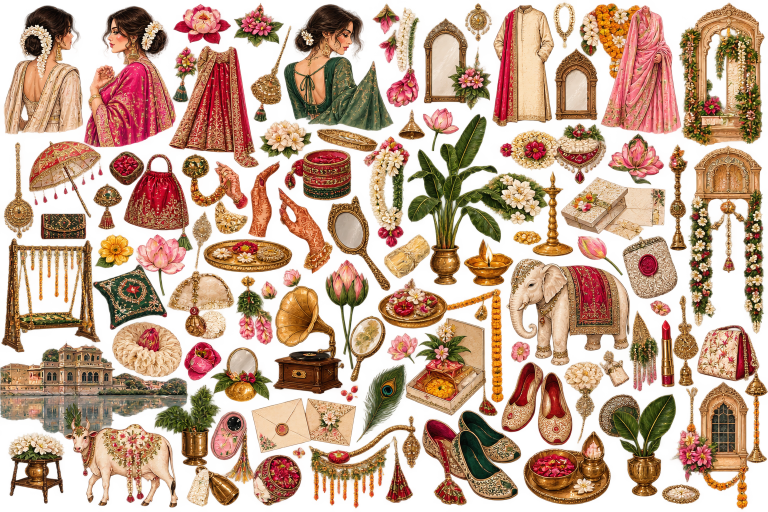
#> input picture kaphor-frontend/assets/elements/indian.png, 1536 x 1024 px, found by its file name (shown at 1/2 size)
$ python extract_exact_indian.py
#> lines starting #> are read from the running program, lines starting #| are printed output that depends on the picture
import os
from PIL import Image

im = Image.open(r"c:\Users\Insiyah\Kaphor\kaphor-frontend\assets\elements\indian.png").convert('RGBA')
#> im is the input picture: PIL image 1536x1024 RGBA; mean R, G, B, A 156.1, 106.6, 70.8, 152.1
out_dir = r"c:\Users\Insiyah\Kaphor\kaphor-frontend\assets\editorial\indian"
os.makedirs(out_dir, exist_ok=True)

def extract_element(box, name):
    cropped = im.crop(box)
    bbox = cropped.getbbox()
    if bbox:
        trimmed = cropped.crop(bbox)
        tw, th = trimmed.size
        padded = Image.new('RGBA', (tw + 6, th + 6), (0, 0, 0, 0))
        padded.paste(trimmed, (3, 3))
        dest = os.path.join(out_dir, f"{name}.png")
        padded.save(dest)
        print(f"Extracted {name}.png -> size {padded.size}")
        return dest
    else:
        print(f"EMPTY: {name} in {box}")
        return None

CROPS = {
    # Muses & Couture
    "muse_ivory_gajra": (0, 0, 175, 275),
    "muse_pink_banarasi": (165, 0, 360, 295),
    "royal_crimson_lehenga": (330, 80, 520, 335),
    "muse_emerald_sabyasachi": (550, 0, 785, 260),
    "groom_royal_sherwani": (980, 0, 1115, 265),
    "muse_pink_saree_full": (1180, 0, 1340, 275),

    # Royal Architecture & Palaces
    "jharokha_window_garlands": (1345, 0, 1536, 285),
    "grand_sandstone_arch": (1345, 275, 1536, 680),
    "ornate_jharokha_flowers": (1340, 700, 1536, 1010),
    "udaipur_lake_palace": (0, 650, 370, 845),
    "carved_wooden_jhula": (0, 455, 190, 680),

    # Regal Accessories & Motifs
    "royal_crimson_potli": (240, 285, 395, 450),
    "royal_zari_umbrella": (50, 265, 205, 430),
    "royal_white_elephant": (1000, 490, 1260, 700),
    "pichwai_sacred_cow": (115, 780, 375, 995),
    "banana_palm_kalash": (800, 210, 1010, 550),
    "brass_glowing_diya": (920, 450, 1025, 545),
    "royal_embroidered_mojaris": (840, 680, 1040, 860),
    "emerald_zari_cushion": (180, 500, 340, 640),
    "lotus_pink_flower": (340, 5, 465, 90),
    "royal_mirror_flowers": (840, 35, 980, 220),
    "royal_letter_envelope": (500, 760, 710, 890),
}

for name, box in CROPS.items():
    extract_element(box, name)
#> this loop made 22 passes
#> bbox in extract_element on passes 1 to 12: (0, 0, 175, 275), (0, 0, 195, 295), (0, 0, 190, 255), (0, 0, 235, 260), (0, 0, 135, 265), (0, 0, 160, 275), (0, 0, 191, 285), (0, 0, 191, 405), (0, 0, 196, 310), (0, 0, 370, 195), (0, 0, 190, 225), (0, 0, 155, 165)
#> pass 1, in extract_element, `cropped = im.crop(box)`:
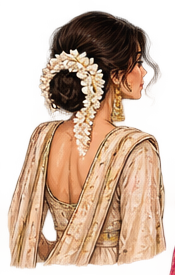
#> cropped: PIL image 175x275 RGBA; mean R, G, B, A 160.2, 122.2, 94.5, 151.4; transparent parts drawn white
#> pass 1, in extract_element, `padded.save(dest)`:
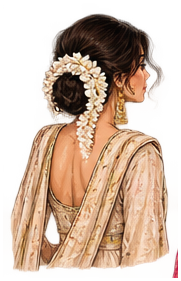
#> saved as muse_ivory_gajra.png: PIL image 181x281 RGBA; mean R, G, B, A 151.6, 115.7, 89.4, 143.2; transparent parts drawn white
#> pass 2, in extract_element (call 2), `cropped = im.crop(box)`:
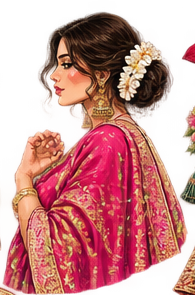
#> cropped: PIL image 195x295 RGBA; mean R, G, B, A 160.2, 81.2, 74.3, 153; transparent parts drawn white

print("All exact Indian elements extracted!")

$ run again, with kaphor-frontend/assets/elements/76d5efc9-6b18-4169-a3f9-816158f076ae.png copied over kaphor-frontend/assets/elements/indian.png
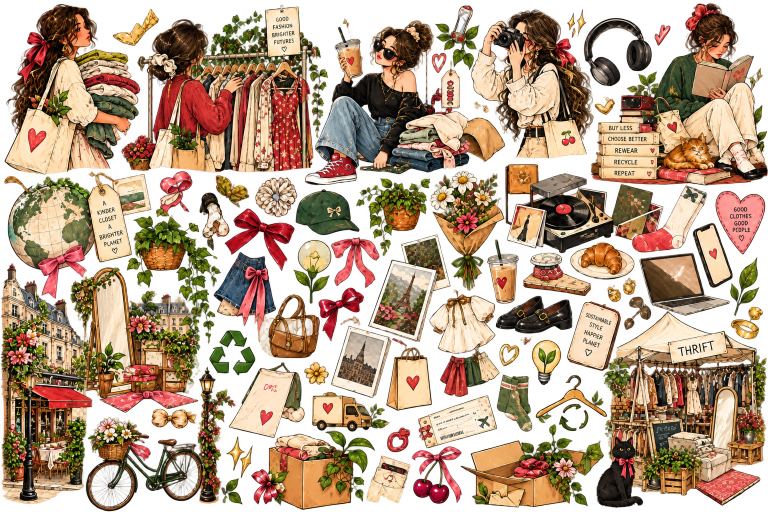
#> input picture kaphor-frontend/assets/elements/76d5efc9-6b18-4169-a3f9-816158f076ae.png, 1536 x 1024 px, found by its file name (shown at 1/2 size)
#> im is the input picture: PIL image 1536x1024 RGBA; mean R, G, B, A 142.9, 108.5, 76.2, 167.2
#> the loop `for name, box in CROPS.items():` made 22 passes
#> bbox in extract_element on passes 1 to 8: (0, 0, 175, 275), (0, 12, 195, 295), (0, 0, 190, 255), (0, 0, 235, 260), (0, 16, 135, 265), (0, 33, 160, 275), (0, 0, 191, 285), (0, 0, 191, 405)
#> pass 1, in extract_element, `cropped = im.crop(box)`:
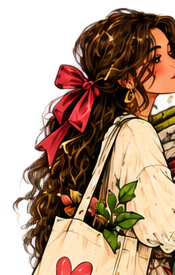
#> cropped: PIL image 175x275 RGBA; mean R, G, B, A 128.2, 82.3, 57.8, 171.9; transparent parts drawn white
#> pass 2, in extract_element (call 2), `cropped = im.crop(box)`:
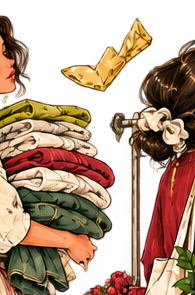
#> cropped: PIL image 195x295 RGBA; mean R, G, B, A 141.5, 100.1, 64.4, 156.8; transparent parts drawn white

$ run again, with kaphor-frontend/assets/elements/Sustainable Style Sticker Collage.png copied over kaphor-frontend/assets/elements/indian.png
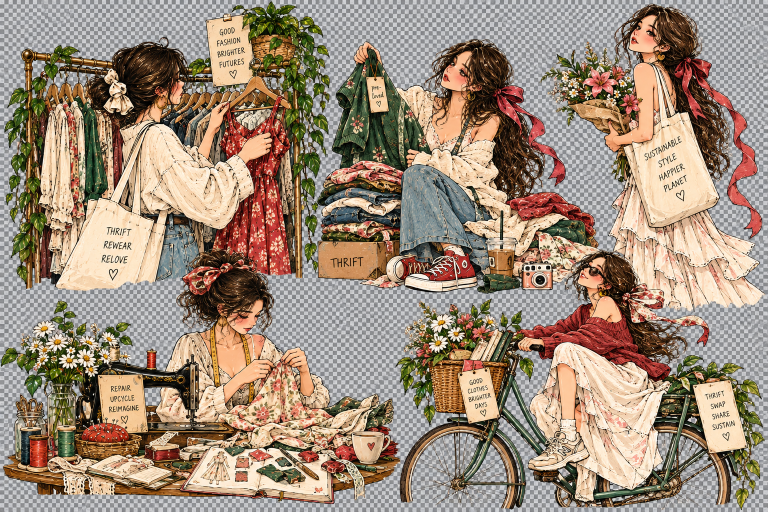
#> input picture kaphor-frontend/assets/elements/Sustainable Style Sticker Collage.png, 1536 x 1024 px, found by its file name (shown at 1/2 size)
#> the loop `for name, box in CROPS.items():` made 22 passes
#> bbox in extract_element on passes 1 to 8: (0, 0, 175, 275), (0, 0, 195, 295), (0, 0, 190, 255), (0, 0, 235, 260), (0, 0, 135, 265), (0, 0, 160, 275), (0, 0, 191, 285), (0, 0, 191, 405)
#> pass 1, in extract_element, `cropped = im.crop(box)`:
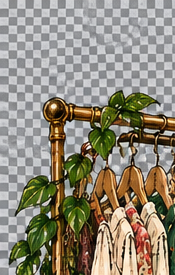
#> cropped: PIL image 175x275 RGBA; mean R, G, B, A 144.1, 137.5, 121.7, 255
#> pass 2, in extract_element (call 2), `cropped = im.crop(box)`:
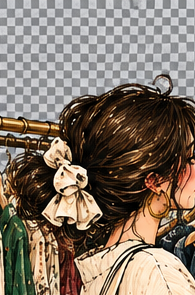
#> cropped: PIL image 195x295 RGBA; mean R, G, B, A 130.4, 117.1, 104.1, 255

$ run again, with kaphor-frontend/assets/elements/Vintage Thrift Fashion Sticker Collage.png copied over kaphor-frontend/assets/elements/indian.png
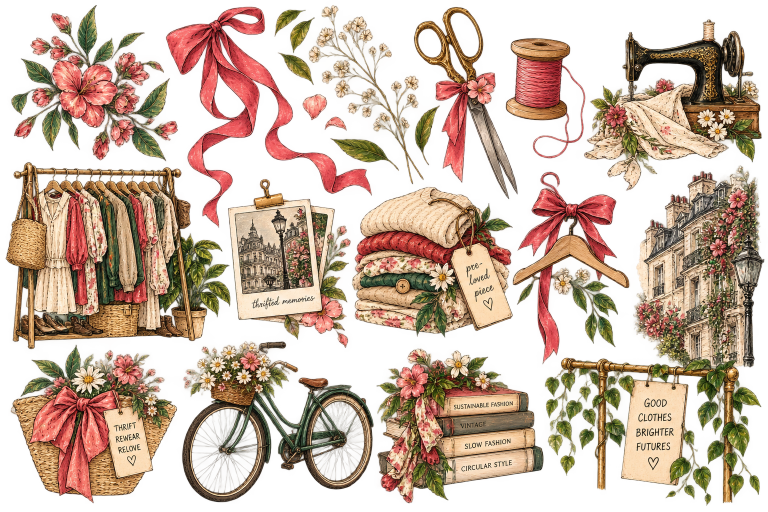
#> input picture kaphor-frontend/assets/elements/Vintage Thrift Fashion Sticker Collage.png, 1536 x 1024 px, found by its file name (shown at 1/2 size)
#> im is the input picture: PIL image 1536x1024 RGBA; mean R, G, B, A 145.6, 108.1, 79.5, 130.8
#> the loop `for name, box in CROPS.items():` made 22 passes
#> bbox in extract_element on passes 1 to 8: (13, 18, 175, 275), (0, 0, 195, 295), (0, 0, 190, 255), (0, 0, 235, 260), (0, 65, 135, 265), (0, 60, 160, 275), (0, 31, 183, 285), (0, 0, 191, 405)
#> pass 1, in extract_element, `cropped = im.crop(box)`:
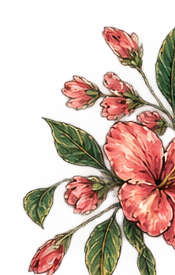
#> cropped: PIL image 175x275 RGBA; mean R, G, B, A 133.5, 94.4, 71.5, 101.2; transparent parts drawn white
#> pass 1, in extract_element, `padded.save(dest)`:
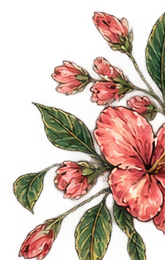
#> saved as muse_ivory_gajra.png: PIL image 168x263 RGBA; mean R, G, B, A 127.7, 90.1, 68.4, 110.2; transparent parts drawn white
